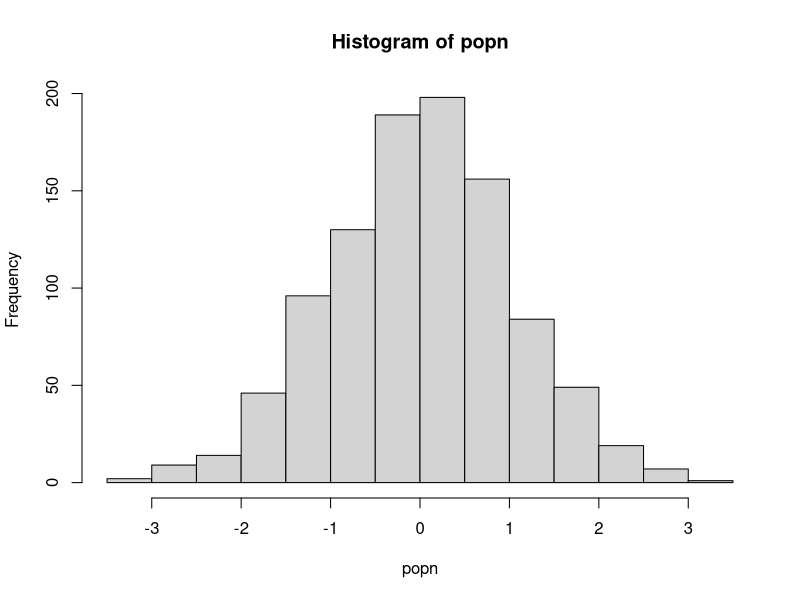

Recreate this plot in R.
# Author: Yewshen Lim (y.lim20@imperial.ac.uk)
# Script: sample.R
# Created: Oct 2020
#
# This script illustrates how lapply and sapply work and also how to
# sample random numbers

rm(list = ls())

##### Functions #####

## a function to take a sample of size n from a population "popn" and return its
## mean
myexperiment <- function(popn, n) {
    pop_sample <- sample(popn, n, replace = FALSE)
    return(mean(pop_sample))
}

## calculate means using a for loop without preallocation:
loopy_sample1 <- function(popn, n, num) {
    result1 <- vector() # initialize empty vector of size 1
    for (i in 1:num) {
        result1 <- c(result1, myexperiment(popn, n))
    }
    return(result1)
}

## to run "num" iterations of the experiment using a for loop on a vector with
## preallocation:
loopy_sample2 <- function(popn, n, num) {
    result2 <- vector(, num) # preallocate expected size
    for (i in 1:num) {
        result2[i] <- myexperiment(popn, n)
    }
    return(result2)
}

## to run "num" iterations ofthe experiment using a for loop on a list with
## preallocation:
loopy_sample3 <- function(popn, n, num) {
    result3 <- vector("list", num) # preallocate expected size
    for (i in 1:num) {
        result3[[i]] <- myexperiment(popn, n)
    }
    return(result3)
}

## to run "num" iterations of the experiment using vectorization with lapply:
lapply_sample <- function(popn, n, num) {
    result4 <- lapply(1:num, function(i) myexperiment(popn, n))
    return(result4)
}

## to run "num" iterations of the experiment using vectorization with sapply:
sapply_sample <- function(popn, n, num) {
    result5 <- sapply(1:num, function(i) myexperiment(popn, n))
    return(result5)
}

popn <- rnorm(1000) # generate the population
hist(popn)

n <- 20 # sample size for each experiment
num <- 1000 # number of times to rerun the experiment

print("The loopy, non-preallocation approach takes:")
print(system.time(loopy_sample1(popn, n, num)))

print("The loopy, but with preallocation approach takes:")
print(system.time(loopy_sample2(popn, n, num)))

print("The loopy, non-preallocation approach on a list takes:")
print(system.time(loopy_sample3(popn, n, num)))

print("The vectorized lapply apporach takes:")
print(system.time(lapply_sample(popn, n, num)))

print("Tthe vectorized sapply approach takes:")
print(system.time(sapply_sample(popn, n, num)))